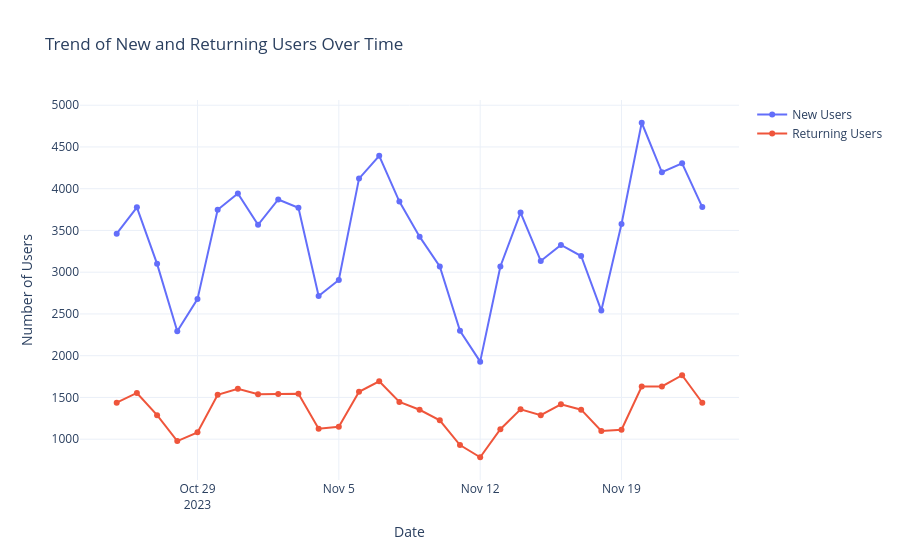

Notebook code for this chart:
### Markdown cell above
The descriptive statistics provide the following insights:

* New Users: The average number of new users is around 3,418 with a standard deviation of approximately 677. The minimum and maximum new users recorded are 1,929 and 4,790, respectively.

* Returning Users: On average, there are about 1,353 returning users, with a standard deviation of around 247. The minimum and maximum are 784 and 1,766, respectively.

* Duration Day 1: The average duration on the first day is about 208 seconds with a considerable spread (standard deviation is around 65).

* Duration Day 7: The average 7-day duration is lower, around 136 seconds, with a larger standard deviation of about 97. The range is from 0 to 304.


Now, let’s have a look at the trend of the new and returning users over time:

### Code cell
import plotly.graph_objects as go
import plotly.express as px

import plotly.io as pio
pio.templates.default = "plotly_white"

# Trend analysis for New and Returning Users
fig = go.Figure()

# New Users
fig.add_trace(go.Scatter(x=data['Date'], y=data['New users'], mode='lines+markers', name='New Users'))

# Returning Users
fig.add_trace(go.Scatter(x=data['Date'], y=data['Returning users'], mode='lines+markers', name='Returning Users'))

# Update layout
fig.update_layout(title='Trend of New and Returning Users Over Time',
                  xaxis_title='Date',
                  yaxis_title='Number of Users')

fig.show()

### Figure 1 — Plotly figure (JSON) as saved in the notebook; plotly's stock layout.template omitted (floating-point values rounded to 4 significant figures)
{"data": [{"mode": "lines+markers", "name": "New Users", "type": "scatter", "x": ["2023-10-25T00:00:00", "2023-10-26T00:00:00", "2023-10-27T00:00:00", "2023-10-28T00:00:00", "2023-10-29T00:00:00", "2023-10-30T00:00:00", "2023-10-31T00:00:00", "2023-11-01T00:00:00", "2023-11-02T00:00:00", "2023-11-03T00:00:00", "2023-11-04T00:00:00", "2023-11-05T00:00:00", "2023-11-06T00:00:00", "2023-11-07T00:00:00", "2023-11-08T00:00:00", "2023-11-09T00:00:00", "2023-11-10T00:00:00", "2023-11-11T00:00:00", "2023-11-12T00:00:00", "2023-11-13T00:00:00", "2023-11-14T00:00:00", "2023-11-15T00:00:00", "2023-11-16T00:00:00", "2023-11-17T00:00:00", "2023-11-18T00:00:00", "2023-11-19T00:00:00", "2023-11-20T00:00:00", "2023-11-21T00:00:00", "2023-11-22T00:00:00", "2023-11-23T00:00:00"], "y": [3461, 3777, 3100, 2293, 2678, 3748, 3943, 3568, 3871, 3772, 2716, 2907, 4121, 4394, 3846, 3426, 3069, 2298, 1929, 3069, 3714, 3135, 3327, 3194, 2541, 3577, 4790, 4197, 4304, 3780]}, {"mode": "lines+markers", "name": "Returning Users", "type": "scatter", "x": ["2023-10-25T00:00:00", "2023-10-26T00:00:00", "2023-10-27T00:00:00", "2023-10-28T00:00:00", "2023-10-29T00:00:00", "2023-10-30T00:00:00", "2023-10-31T00:00:00", "2023-11-01T00:00:00", "2023-11-02T00:00:00", "2023-11-03T00:00:00", "2023-11-04T00:00:00", "2023-11-05T00:00:00", "2023-11-06T00:00:00", "2023-11-07T00:00:00", "2023-11-08T00:00:00", "2023-11-09T00:00:00", "2023-11-10T00:00:00", "2023-11-11T00:00:00", "2023-11-12T00:00:00", "2023-11-13T00:00:00", "2023-11-14T00:00:00", "2023-11-15T00:00:00", "2023-11-16T00:00:00", "2023-11-17T00:00:00", "2023-11-18T00:00:00", "2023-11-19T00:00:00", "2023-11-20T00:00:00", "2023-11-21T00:00:00", "2023-11-22T00:00:00", "2023-11-23T00:00:00"], "y": [1437, 1554, 1288, 978, 1082, 1532, 1603, 1538, 1540, 1545, 1126, 1148, 1568, 1693, 1446, 1353, 1226, 930, 784, 1120, 1358, 1288, 1418, 1354, 1098, 1114, 1630, 1632, 1766, 1437]}], "layout": {"title": {"text": "Trend of New and Returning Users Over Time"}, "xaxis": {"title": {"text": "Date"}}, "yaxis": {"title": {"text": "Number of Users"}}}}
